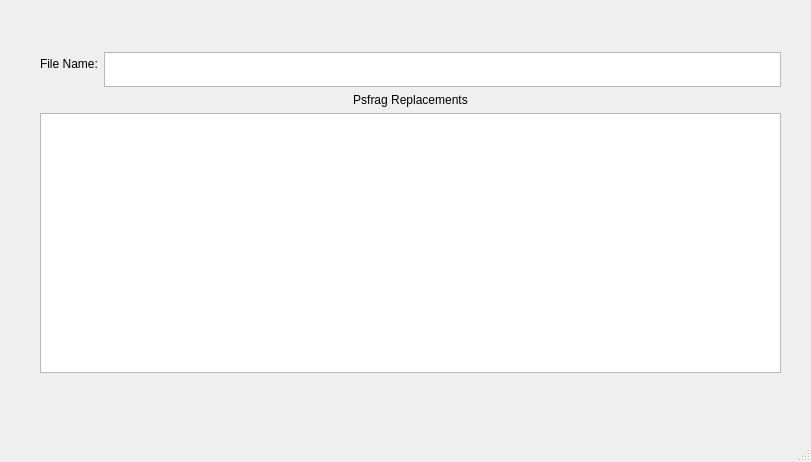
<?xml version="1.0" encoding="UTF-8"?>
<ui version="4.0">
 <class>MainWindow</class>
 <widget class="QMainWindow" name="MainWindow">
  <property name="geometry">
   <rect>
    <x>0</x>
    <y>0</y>
    <width>811</width>
    <height>462</height>
   </rect>
  </property>
  <property name="windowTitle">
   <string>MainWindow</string>
  </property>
  <widget class="QWidget" name="centralwidget">
   <widget class="QWidget" name="verticalLayoutWidget">
    <property name="geometry">
     <rect>
      <x>40</x>
      <y>52</y>
      <width>741</width>
      <height>321</height>
     </rect>
    </property>
    <layout class="QVBoxLayout" name="verticalLayout">
     <item>
      <layout class="QFormLayout" name="formLayout">
       <item row="0" column="0">
        <widget class="QLabel" name="label">
         <property name="text">
          <string>File Name:</string>
         </property>
        </widget>
       </item>
       <item row="0" column="1">
        <widget class="QPlainTextEdit" name="FileNameTextEditWidget">
         <property name="sizePolicy">
          <sizepolicy hsizetype="Expanding" vsizetype="Fixed">
           <horstretch>0</horstretch>
           <verstretch>0</verstretch>
          </sizepolicy>
         </property>
         <property name="maximumSize">
          <size>
           <width>16777215</width>
           <height>35</height>
          </size>
         </property>
        </widget>
       </item>
      </layout>
     </item>
     <item>
      <widget class="QLabel" name="label_2">
       <property name="font">
        <font>
         <weight>50</weight>
         <bold>false</bold>
        </font>
       </property>
       <property name="text">
        <string>Psfrag Replacements</string>
       </property>
       <property name="alignment">
        <set>Qt::AlignCenter</set>
       </property>
      </widget>
     </item>
     <item>
      <widget class="QTextEdit" name="PsFragTextEditWidget"/>
     </item>
    </layout>
   </widget>
  </widget>
  <widget class="QMenuBar" name="menubar">
   <property name="geometry">
    <rect>
     <x>0</x>
     <y>0</y>
     <width>811</width>
     <height>29</height>
    </rect>
   </property>
  </widget>
  <widget class="QStatusBar" name="statusbar"/>
 </widget>
 <resources/>
 <connections/>
</ui>
